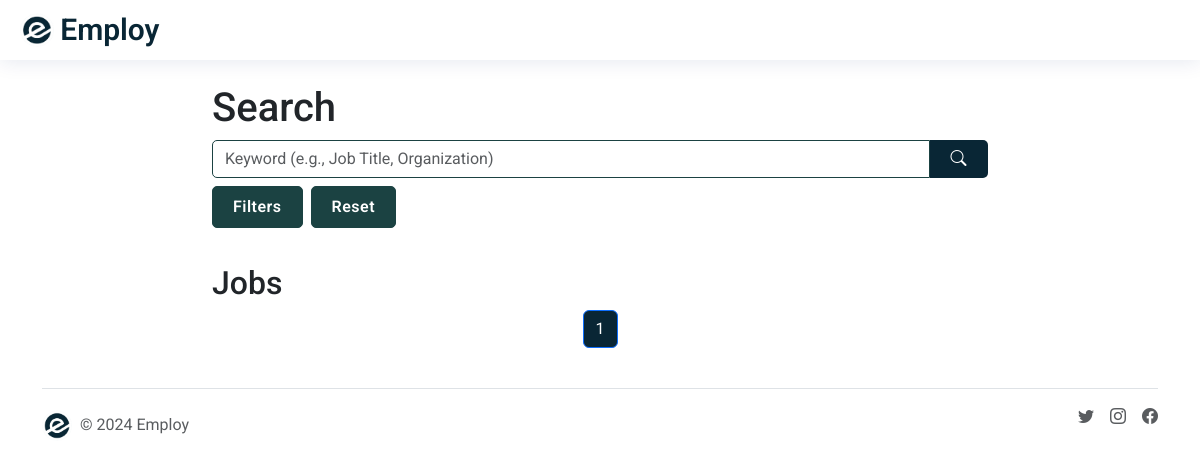
/, run on an earlier commit of the app's database.
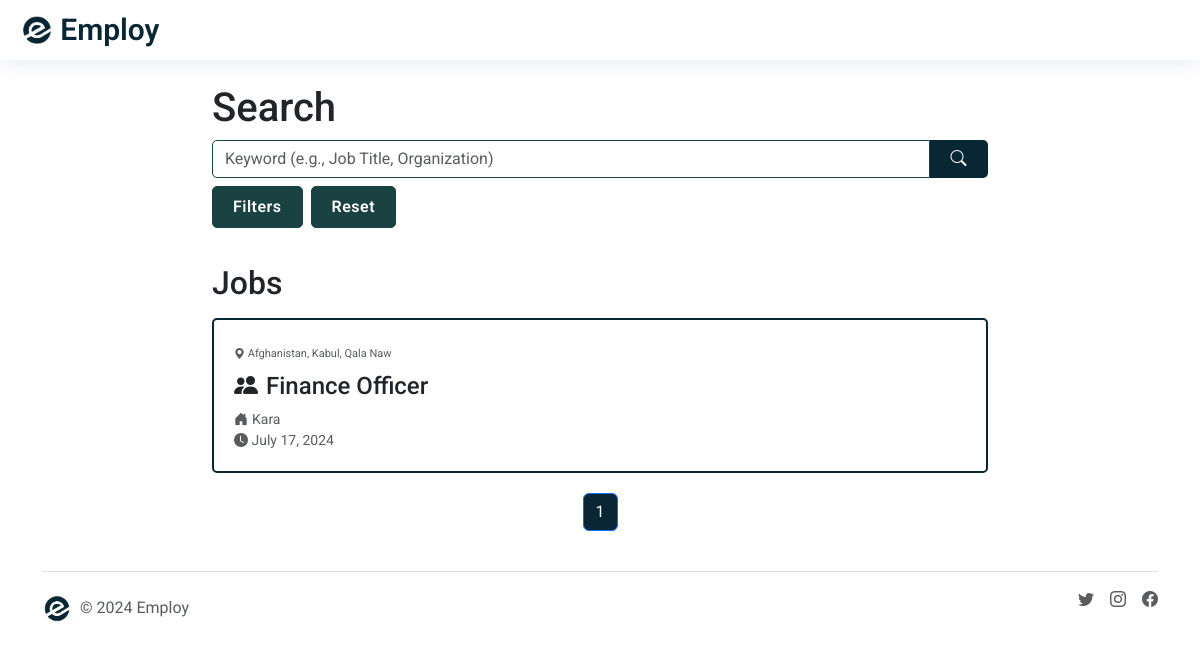
And on a later commit of the database.
### jobs/models.py (models this page shows, shortened)
class Job(models.Model):
    job_id = models.AutoField(primary_key=True)
    title = models.CharField(_("Title"), max_length=255)
    employment_type = models.CharField(_("Employment Type"), max_length=50, choices=EmploymentType, default='Full Time', null=True, blank=True)  # Default value set to 'male'
    salary = models.CharField(_("Salary"), max_length=255, null=True, blank=True)
    vacancy_number = models.CharField(_("Vacancy Number"), max_length=255, null=True, blank=True)
    no_of_jobs = models.IntegerField(_("Counts"), null=True, blank=True)
    organization = models.CharField(_("Organization"), max_length=255, null=True, blank=True)
    category = models.ManyToManyField('JobCategory')
    contract_duration = models.CharField(_("Contract Duration"), max_length=255, null=True, blank=True)
    nationality = models.CharField(_("Nationality"), max_length=255, null=True, blank=True)
    gender = models.CharField(_("Gender"), max_length=50, choices=GENDER_CHOICES, default='male', null=True, blank=True)  # Default value set to 'male'
    close_date = models.DateField(_("Close date"), null=True, blank=True)
    submission_email = models.EmailField(_("Submission Email"), null=True, blank=True)
    language = models.CharField(_("Language"), max_length=20, default='English', null=True, blank=True)  # Default value set to 'English'
    location = models.CharField(_("location"), max_length=100, null=True, blank=True)
    years_of_experience = models.CharField(_("Years Of Experience"), max_length=200, default='1 year', null=True, blank=True)  # Default value set to '1 year'
    education = models.CharField(_("Education"), max_length=255, default='Bachelor', null=True, blank=True)  # Default value set to 'Bachelor'
    description = models.TextField(_("Description"), null=True, blank=True)
    about_organization = models.TextField(_("About the Organization"), null=True, blank=True)
    job_requirements = models.TextField(_("Job Requirements"), null=True, blank=True)
    submission_guideline = models.TextField(_("Submission Guideline"), null=True, blank=True)
    created_date = models.DateTimeField(_("Created Date"), default=timezone.now, null=True, blank=True)
    announce_date = models.DateTimeField(_("Announce Date"), default=timezone.now, null=True, blank=True)
    credit = models.CharField(max_length=32, null=True, blank=True)
    is_main = models.BooleanField(default=True)
    translation_of = models.ForeignKey(
        'self',
        null=True,
        blank=True,
        related_name='translations',
        on_delete=models.SET_NULL
    )
    translation_language = models.CharField(max_length=10, null=True, blank=True, default="en")

### jobs/views.py (the view)
# urls.py: path("", mainpage, name="main_page"),
def mainpage(request):
    job_listings = Job.objects.all().order_by('-created_date')
    categories = JobCategory.objects.all()
    if request.method == 'GET':
        form = JobSearchForm(request.GET)
        if form.is_valid():
            keyword = form.cleaned_data.get('keyword')
            category = form.cleaned_data.get('category')
            country = form.cleaned_data.get('country')
            province = form.cleaned_data.get('province')
            city = form.cleaned_data.get('city')
            employment_type = form.cleaned_data.get('employment_type')
            gender = form.cleaned_data.get('gender')
            if keyword:
                job_listings = job_listings.filter(
                    Q(title__icontains=keyword) |
                    Q(description__icontains=keyword))
            if category:
                job_listings = job_listings.filter(category__name__icontains=category)
            if employment_type:
                job_listings = job_listings.filter(employment_type__icontains=employment_type)
            if gender:
                job_listings = job_listings.filter(gender=gender)
            if country:
                job_listings = job_listings.filter(country__icontains=country)
            if province:
                job_listings = job_listings.filter(city__icontains=province)
            if city:
                job_listings = job_listings.filter(city__icontains=city)
    else:
        form = JobSearchForm()
    paginator = Paginator(job_listings, 21)
    page_number = request.GET.get('page')
    page_obj = paginator.get_page(page_number)
    context = {
        'jobs': page_obj,
        'categories': categories,
        'form': form,
    }
    return render(request, 'jobs/main_page.html', context)

### jobs/models.py (called while the page is built)
    def __str__(self):
        return self.name

### jobs/templates/jobs/main_page.html (shortened to what this page needs)
{% extends 'jobs/jobs_base.html' %}
{% load i18n %}{% load static %}
{% block head %}
<link rel="stylesheet" href="{% static 'jobs/css/main_page.css' %}" />
{% endblock head %}
{% block content %}
<div class="main-container container col-md-8">
  <div class="row py-4">
    {% include 'jobs/search_component.html' %}
  </div>
  <div class="row">
      <h2 class="section-title">{% trans "Jobs" %}</h2>
      <div>
      {% for job in jobs %}
        {% include 'jobs/post_card.html' %}
      {% endfor %}
    </div>
  </div>
  <div class="row">
    {% include 'jobs/pagination_component.html' %}
  </div>
</div>
{% endblock content %}

### jobs/templates/jobs/post_card.html (shortened to what this page needs)
{% load i18n %}{% load static %}
<link rel="stylesheet" href="{% static 'jobs/css/post_card.css' %}" />
<a href="{% url 'jobs:job_detail' id=job.job_id  %}">
  <div class="card rounded  mt-2">
    <div class="main-details">
      <div class="d-inline location-text">
        <span class="text-muted"><i class="bi bi-geo-alt-fill"></i></span>
        <span class="text-muted">{{ job.location }}</span>
      </div>
      <h5 class=" mt-2 title-text"><i class="bi bi-people-fill me-2"></i>{{ job.title }}</h5>
      <div class="organization-text">
        <span class="text-muted me-2 d-block"><i class="bi bi-house-door-fill me-1"></i>{{ job.organization}}</span>
        <span class="text-muted d-block"><i class="bi bi-clock-fill"></i> {{ job.close_date}}</span>
      </div>
    </div>
  </div>
</div>

What changed in the data, as far as the page shows it:
added Job: location "Afghanistan, Kabul, Qala Naw", title "Finance Officer", organization "Kara", close_date "July 17, 2024"
